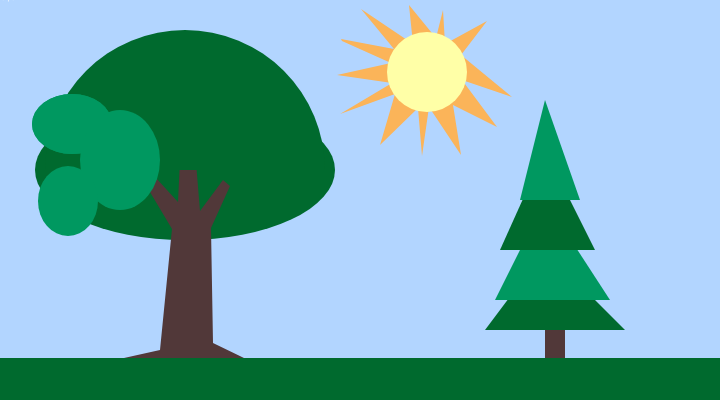
Frame 1 (no input)
Frame 60 (no input): identical to frame 1, image omitted
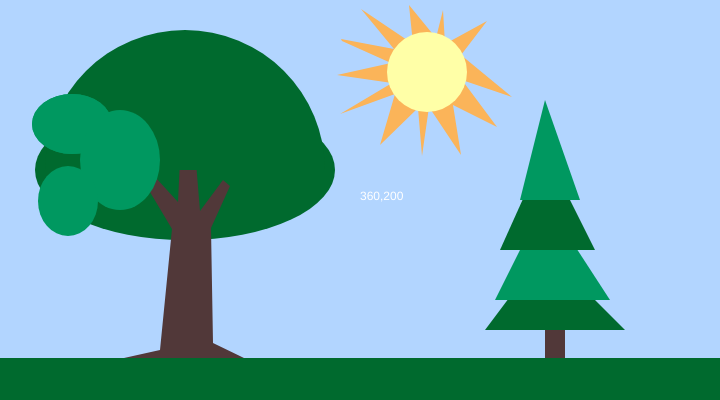
Frame 120 (the mouse pressed at the canvas centre since frame 60)

The p5.js sketch that drew these frames (run headless with seeded random() and noise() and a simulated clock; from frame 60 on, the mouse is pressed at the canvas centre):

// p5.js sketch
// ── sketch.js
function setup() {
  // put setup code here
  // Sets the screen to be 720 pixels wide and 400 pixels high
  createCanvas(720, 400);
}

function draw() {

  //sky
  background(178,213,255);
  noStroke();
  //rays
  fill(251,180,89);
  beginShape();
  vertex(341,39);
  vertex(394,49);
  vertex(361,9);
  vertex(413,44);
  vertex(409,5);
  vertex(436,38);
  vertex(443,10);
  vertex(445,44);
  vertex(487,21);
  vertex(461,55);
  vertex(512,97);
  vertex(462,80);
  vertex(497,127);
  vertex(453,105);
  vertex(461,155);
  vertex(429,107);
  vertex(422,156);
  vertex(418,108);
  vertex(380,145);
  vertex(395,94);
  vertex(340,114);
  vertex(392,83);
  vertex(337,75);
  vertex(391,63);
  vertex(342,41);
  endShape(CLOSE);

  //sun

  fill(255, 255, 167);
  ellipse(427, 72, 80, 80);

  fill(0, 106, 46);
  ellipse(185,170, 300, 140);

  //trunk
  fill(81, 56, 57);
  beginShape();
  vertex(124,358);
  vertex(160,350);
  vertex(172,229);
  vertex(147,187);
  vertex(156,178);
  vertex(178,202);
  vertex(181,139);
  vertex(194,138);
  vertex(200,211);
  vertex(223,180);
  vertex(230,186);
  vertex(211,228);
  vertex(213,343);
  vertex(244,358);
  endShape(CLOSE);

  //leaves
  fill(0, 106, 46);
  arc(185,170, 280, 280, PI, TWO_PI);

  fill(0, 152, 96)
  ellipse(72, 124, 80, 60);

  fill(0, 152, 96)
  ellipse(72, 124, 80, 60);
  ellipse(120, 160, 80, 100);
  ellipse(68,201, 60, 70);

  //pine trunk
  fill(81, 56, 57);
  rect(545, 320, 20, 60, 20, 60);

  //pine tree
  fill(0, 106, 46);
  triangle(545, 250, 485, 330, 625, 330);

  fill(0, 152, 96);
  triangle(545, 200, 495, 300, 610, 300);

  fill(0, 106, 46);
  triangle(545, 150, 500, 250, 595, 250);

  fill(0, 152, 96);
  triangle(545, 100, 520, 200, 580, 200);

  //grass
  fill(0, 106, 46);
  rect(0, 358, 720, 720);









  fill(255);
  text(mouseX + ',' + mouseY, mouseX , mouseY);

}


function mouseReleased(){
console.log(mouseX + ',' + mouseY);


}
